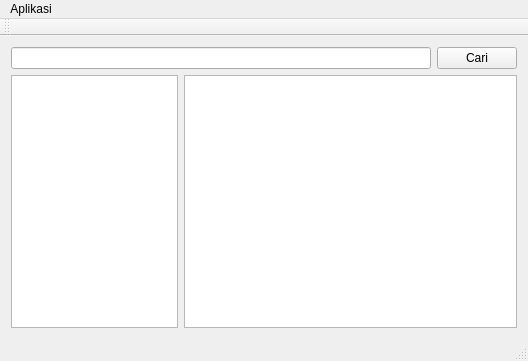
<?xml version="1.0" encoding="UTF-8"?>
<ui version="4.0">
 <class>MainWindow</class>
 <widget class="QMainWindow" name="MainWindow">
  <property name="geometry">
   <rect>
    <x>0</x>
    <y>0</y>
    <width>528</width>
    <height>361</height>
   </rect>
  </property>
  <property name="sizePolicy">
   <sizepolicy hsizetype="Preferred" vsizetype="Preferred">
    <horstretch>1</horstretch>
    <verstretch>0</verstretch>
   </sizepolicy>
  </property>
  <property name="windowTitle">
   <string>Kamus Besar Bahasa Indonesia</string>
  </property>
  <property name="windowIcon">
   <iconset resource="resource.qrc">
    <normaloff>:/kbbi-qt.png</normaloff>:/kbbi-qt.png</iconset>
  </property>
  <widget class="QWidget" name="centralWidget">
   <layout class="QVBoxLayout" name="verticalLayout">
    <item>
     <layout class="QHBoxLayout" name="horizontalLayout">
      <item>
       <widget class="QLineEdit" name="lineCari"/>
      </item>
      <item>
       <widget class="QPushButton" name="btnCari">
        <property name="text">
         <string>Cari</string>
        </property>
       </widget>
      </item>
     </layout>
    </item>
    <item>
     <layout class="QHBoxLayout" name="horizontalLayout_2">
      <item>
       <widget class="QListView" name="listView">
        <property name="sizePolicy">
         <sizepolicy hsizetype="Expanding" vsizetype="Expanding">
          <horstretch>1</horstretch>
          <verstretch>0</verstretch>
         </sizepolicy>
        </property>
       </widget>
      </item>
      <item>
       <widget class="QTextEdit" name="detailResult">
        <property name="sizePolicy">
         <sizepolicy hsizetype="Expanding" vsizetype="Expanding">
          <horstretch>2</horstretch>
          <verstretch>0</verstretch>
         </sizepolicy>
        </property>
        <property name="sizeIncrement">
         <size>
          <width>0</width>
          <height>0</height>
         </size>
        </property>
        <property name="styleSheet">
         <string notr="true"/>
        </property>
        <property name="html">
         <string>&lt;!DOCTYPE HTML PUBLIC &quot;-//W3C//DTD HTML 4.0//EN&quot; &quot;http://www.w3.org/TR/REC-html40/strict.dtd&quot;&gt;
&lt;html&gt;&lt;head&gt;&lt;meta name=&quot;qrichtext&quot; content=&quot;1&quot; /&gt;&lt;style type=&quot;text/css&quot;&gt;
p, li { white-space: pre-wrap; }
&lt;/style&gt;&lt;/head&gt;&lt;body style=&quot; font-family:'.SF NS Text'; font-size:13pt; font-weight:400; font-style:normal;&quot;&gt;
&lt;p style=&quot;-qt-paragraph-type:empty; margin-top:0px; margin-bottom:0px; margin-left:0px; margin-right:0px; -qt-block-indent:0; text-indent:0px;&quot;&gt;&lt;br /&gt;&lt;/p&gt;&lt;/body&gt;&lt;/html&gt;</string>
        </property>
       </widget>
      </item>
     </layout>
    </item>
   </layout>
  </widget>
  <widget class="QMenuBar" name="menuBar">
   <property name="geometry">
    <rect>
     <x>0</x>
     <y>0</y>
     <width>528</width>
     <height>22</height>
    </rect>
   </property>
   <widget class="QMenu" name="menuFIle">
    <property name="title">
     <string>Aplikasi</string>
    </property>
    <addaction name="actionBantuan"/>
    <addaction name="actionTentang"/>
    <addaction name="separator"/>
    <addaction name="actionKeluar"/>
   </widget>
   <addaction name="menuFIle"/>
  </widget>
  <widget class="QToolBar" name="mainToolBar">
   <attribute name="toolBarArea">
    <enum>TopToolBarArea</enum>
   </attribute>
   <attribute name="toolBarBreak">
    <bool>false</bool>
   </attribute>
  </widget>
  <widget class="QStatusBar" name="statusBar"/>
  <action name="actionBantuan">
   <property name="text">
    <string>Bantuan</string>
   </property>
  </action>
  <action name="actionTentang">
   <property name="text">
    <string>Tentang</string>
   </property>
  </action>
  <action name="actionKeluar">
   <property name="text">
    <string>Keluar</string>
   </property>
  </action>
 </widget>
 <layoutdefault spacing="6" margin="11"/>
 <resources>
  <include location="resource.qrc"/>
 </resources>
 <connections/>
</ui>
